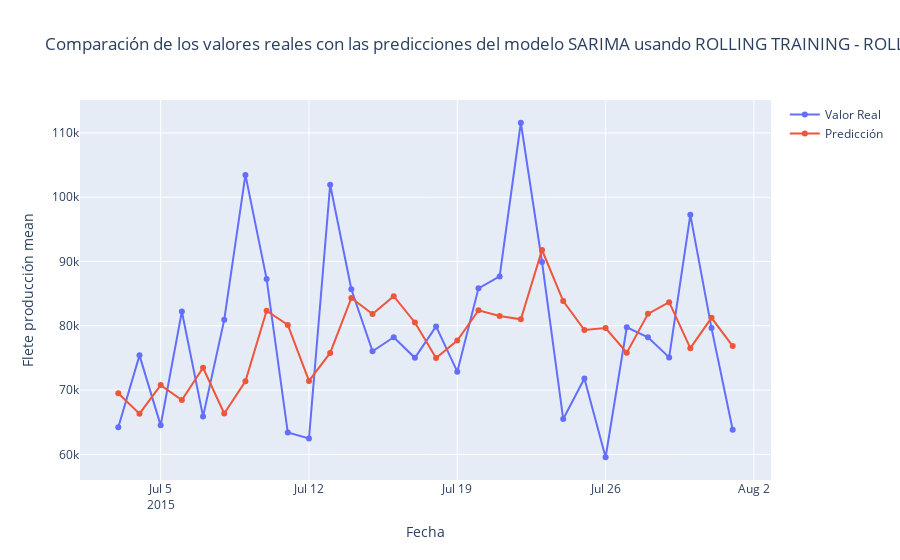

The notebook cell saved with this chart:
### Code cell
plot_arima(
    validation_df,
    values__sarima_rolling,
    predictions__sarima_rolling,
    title="Comparación de los valores reales con las predicciones del modelo SARIMA usando\n ROLLING TRAINING - ROLLING PREDICTIONS",
)

### Figure 1 — Plotly figure (JSON) as saved in the notebook; plotly's stock layout.template omitted (floating-point values rounded to 4 significant figures)
{"data": [{"hovertemplate": "Series=Valor Real<br>Fecha=%{x}<br>Flete producción mean=%{y}<extra></extra>", "legendgroup": "Valor Real", "line": {"color": "#636efa", "dash": "solid"}, "marker": {"symbol": "circle"}, "mode": "lines+markers", "name": "Valor Real", "orientation": "v", "showlegend": true, "type": "scatter", "x": ["2015-07-03T00:00:00", "2015-07-04T00:00:00", "2015-07-05T00:00:00", "2015-07-06T00:00:00", "2015-07-07T00:00:00", "2015-07-08T00:00:00", "2015-07-09T00:00:00", "2015-07-10T00:00:00", "2015-07-11T00:00:00", "2015-07-12T00:00:00", "2015-07-13T00:00:00", "2015-07-14T00:00:00", "2015-07-15T00:00:00", "2015-07-16T00:00:00", "2015-07-17T00:00:00", "2015-07-18T00:00:00", "2015-07-19T00:00:00", "2015-07-20T00:00:00", "2015-07-21T00:00:00", "2015-07-22T00:00:00", "2015-07-23T00:00:00", "2015-07-24T00:00:00", "2015-07-25T00:00:00", "2015-07-26T00:00:00", "2015-07-27T00:00:00", "2015-07-28T00:00:00", "2015-07-29T00:00:00", "2015-07-30T00:00:00", "2015-07-31T00:00:00", "2015-08-01T00:00:00"], "xaxis": "x", "y": [64218, 75405, 64517, 82218, 65907, 80927, 103470, 87295, 63396, 62461, 101928, 85677, 76049, 78232, 75020, 79906, 72864, 85825, 87671, 111580, 89922, 65502, 71796, 59557, 79771, 78207, 75090, 97256, 79642, 63832], "yaxis": "y"}, {"hovertemplate": "Series=Predicción<br>Fecha=%{x}<br>Flete producción mean=%{y}<extra></extra>", "legendgroup": "Predicción", "line": {"color": "#EF553B", "dash": "solid"}, "marker": {"symbol": "circle"}, "mode": "lines+markers", "name": "Predicción", "orientation": "v", "showlegend": true, "type": "scatter", "x": ["2015-07-03T00:00:00", "2015-07-04T00:00:00", "2015-07-05T00:00:00", "2015-07-06T00:00:00", "2015-07-07T00:00:00", "2015-07-08T00:00:00", "2015-07-09T00:00:00", "2015-07-10T00:00:00", "2015-07-11T00:00:00", "2015-07-12T00:00:00", "2015-07-13T00:00:00", "2015-07-14T00:00:00", "2015-07-15T00:00:00", "2015-07-16T00:00:00", "2015-07-17T00:00:00", "2015-07-18T00:00:00", "2015-07-19T00:00:00", "2015-07-20T00:00:00", "2015-07-21T00:00:00", "2015-07-22T00:00:00", "2015-07-23T00:00:00", "2015-07-24T00:00:00", "2015-07-25T00:00:00", "2015-07-26T00:00:00", "2015-07-27T00:00:00", "2015-07-28T00:00:00", "2015-07-29T00:00:00", "2015-07-30T00:00:00", "2015-07-31T00:00:00", "2015-08-01T00:00:00"], "xaxis": "x", "y": [69520.0, 66330.0, 70780.0, 68440.0, 73470.0, 66370.0, 71380.0, 82340.0, 80140.0, 71430.0, 75780.0, 84320.0, 81840.0, 84610.0, 80520.0, 74980.0, 77700.0, 82410.0, 81530.0, 81010.0, 91790.0, 83840.0, 79340.0, 79660.0, 75810.0, 81860.0, 83680.0, 76520.0, 81240.0, 76850.0], "yaxis": "y"}], "layout": {"legend": {"title": {"text": ""}, "tracegroupgap": 0}, "title": {"text": "Comparación de los valores reales con las predicciones del modelo SARIMA usando ROLLING TRAINING - ROLLING PREDICTIONS"}, "xaxis": {"anchor": "y", "domain": [0, 1], "title": {"text": "Fecha"}}, "yaxis": {"anchor": "x", "domain": [0, 1], "title": {"text": "Flete producción mean"}}}}
